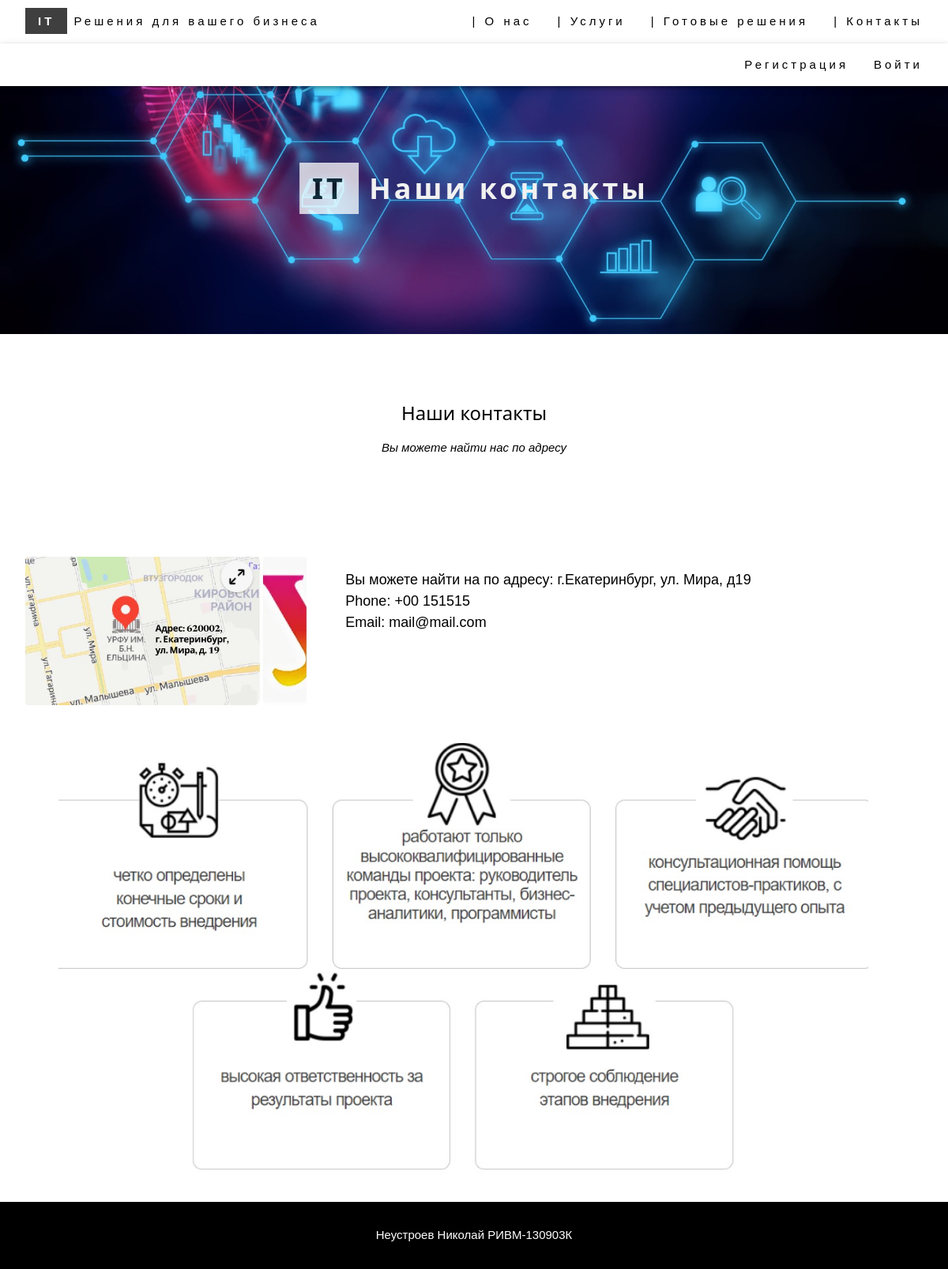
Page /contact/ on the committed database.
### menu/models.py (models this page shows, shortened)
class MenuItem(models.Model):
    menu = models.ForeignKey(
        Menu,
        verbose_name=_(u'Name'),
        on_delete=models.CASCADE,
        )
    order = models.IntegerField(
        _(u'Order'),
        default=500
        )
    link_url = models.CharField(
        _(u'Link URL'),
        max_length=100,
        help_text=_(u'URL or URI to the content, eg /about/ or http://foo.com/')
        )
    title = models.CharField(
        _(u'Title'),
        max_length=100
        )
    login_required = models.BooleanField(
        _(u'Login required'),
        blank=True,
        default=False,
        help_text=_(u'Should this item only be shown to authenticated users?')
        )
    anonymous_only = models.BooleanField(
        _(u'Anonymous only'),
        blank=True,
        default=False,
        help_text=_(u'Should this item only be shown to non-logged-in users?')
        )
    class Meta:
        verbose_name = _(u'menu item')
        verbose_name_plural = _(u'menu items')

### ITapp/models.py (models this page shows, shortened)
class AboutCompany(models.Model):
    description = models.TextField("О компании")
    image = models.ImageField("Банер", upload_to="img/")
    contacts = models.TextField("Наши контакты")
    mapimg = models.ImageField("Карта", upload_to="img/")
    class Meta:
        verbose_name = "О компании"
        verbose_name_plural = "О компании"

### ITapp/views.py (the view)
# urls.py: path('contact/', views.contact),
def contact(request):
    our_info = AboutCompany.objects.all()
    return render(request, "contact.html", {"info": our_info})

### menu/templatetags/menubuilder.py (called while the page is built)
    def render(self, context):
        try:
            current_path = context['request'].path
            user = context['request'].user
        except KeyError:
            current_path = None
            user = None
        context['menuitems'] = get_items(self.menu_name, current_path, user)
        return ''

### templates/contact.html (shortened to what this page needs)
{% include "title.html" %}
{% load static %}
  <header class="w3-display-container w3-content w3-wide" style="max-width:1500px;" id="home">
    <img class="w3-image" src="{% static 'img/titleImg2.jpg' %}" alt="IT решения" width="1500" height="200">
    <div class="w3-display-middle w3-margin-top w3-center">
      <h1 class="w3-xxlarge w3-text-white">
        <span class="w3-padding w3-white w3-opacity-min"><b>IT</b></span>
        <span class="w3-hide-small w3-text-light-grey"><b>Наши контакты</b></span>
      </h1>
    </div>
  </header>
<div class="w3-content w3-padding" style="max-width:1564px">
    <div class="w3-content w3-container w3-padding-64">
        <h3 class="w3-center">Наши контакты</h3>
        <p class="w3-center"><em>Вы можете найти нас по адресу</em></p>
    </div>
    {% for ourcontact in info %}
    <div class="w3-row w3-padding-32 w3-section">
        <div class="w3-col m4 w3-container">
          <img src="/media/{{ ourcontact.mapimg }}" class="w3-image w3-round" style="width:100%">
        </div>
        <div class="w3-col m8 w3-panel">
          <div class="w3-large w3-margin-bottom">
             {{ ourcontact.contacts }}<br>
             Phone: +00 151515<br>
             Email: mail@mail.com<br>
          </div>
        </div>
    </div>
    {% endfor %}
{% include "footer.html" %}

### templates/menu.html (shortened to what this page needs)
            {% load menubuilder %}
        {% load menubuilder %}
        <div class="w3-right w3-hide-small">
            {% for item in menuitems %}
                 <a href="{{ item.url }}" class="w3-bar-item w3-button" title="{{ item.title|escape }}">|  {{ item.title }}</a>
            {% endfor %}
        </div>

### static/css/w3_style.css (style rules this page uses)
html { box-sizing:border-box }
*,*:before,*:after { box-sizing:inherit }
html { -ms-text-size-adjust:100%;-webkit-text-size-adjust:100% }
body { margin:0 }
article,aside,details,figcaption,figure,footer,header,main,menu,nav,section { display:block }
a { background-color:transparent }
b,strong { font-weight:bolder }
img { border-style:none }
html,body { font-family:Verdana,sans-serif;font-size:15px;line-height:1.5 }
html { overflow-x:hidden }
h1 { font-size:36px }
h3 { font-size:24px }
h1,h2,h3,h4,h5,h6 { font-family:"Segoe UI",Arial,sans-serif;font-weight:400;margin:10px 0 }
.w3-wide { letter-spacing:4px }
.w3-image { max-width:100%;height:auto }
img { vertical-align:middle }
a { color:inherit }
.w3-btn,.w3-button { border:none;display:inline-block;padding:8px 16px;vertical-align:middle;overflow:hidden;text-decoration:none;color:inherit;background-color:inherit;text-align:center;cursor:pointer;white-space:nowrap }
.w3-btn,.w3-button { -webkit-touch-callout:none;-webkit-user-select:none;-khtml-user-select:none;-moz-user-select:none;-ms-user-select:none;user-select:none }
.w3-tooltip,.w3-display-container { position:relative }
.w3-bar .w3-bar-item { padding:8px 16px;float:left;width:auto;border:none;display:block;outline:0 }
.w3-bar .w3-button { white-space:normal }
.w3-container:after,.w3-container:before,.w3-panel:after,.w3-panel:before,.w3-row:after,.w3-row:before,.w3-row-padding:after,.w3-row-padding:before, .w3-cell-row:before,.w3-cell-row:after,.w3-clear:after,.w3-clear:before,.w3-bar:before,.w3-bar:after { content:"";display:table;clear:both }
.w3-col,.w3-half,.w3-third,.w3-twothird,.w3-threequarter,.w3-quarter { float:left;width:100% }
@media (min-width:601px) { .w3-col.m4,.w3-third { width:33.33333% } }
@media (min-width:601px) { .w3-col.m8,.w3-twothird { width:66.66666% } }
.w3-content,.w3-auto { margin-left:auto;margin-right:auto }
.w3-content { max-width:980px }
.w3-display-middle { position:absolute;top:50%;left:50%;transform:translate(-50%,-50%);-ms-transform:translate(-50%,-50%) }
.w3-round,.w3-round-medium { border-radius:4px }
.w3-container,.w3-panel { padding:0.01em 16px }
.w3-panel { margin-top:16px;margin-bottom:16px }
.w3-opacity-min { opacity:0.75 }
.w3-large { font-size:18px!important }
.w3-xxlarge { font-size:36px!important }
.w3-center { text-align:center!important }
.w3-section,.w3-code { margin-top:16px!important;margin-bottom:16px!important }
.w3-margin-top { margin-top:16px!important }
.w3-margin-bottom { margin-bottom:16px!important }
.w3-padding { padding:8px 16px!important }
.w3-padding-32 { padding-top:32px!important;padding-bottom:32px!important }
.w3-padding-64 { padding-top:64px!important;padding-bottom:64px!important }
.w3-right { float:right!important }
.w3-white,.w3-hover-white:hover { color:#000!important;background-color:#fff!important }
.w3-text-white,.w3-hover-text-white:hover { color:#fff!important }
.w3-text-light-grey,.w3-hover-text-light-grey:hover,.w3-text-light-gray,.w3-hover-text-light-gray:hover { color:#f1f1f1!important }

### rows in the picture
MenuItem: title "О нас"
MenuItem: title "Услуги"
MenuItem: title "Готовые решения"
MenuItem: title "Контакты"
AboutCompany: mapimg (picture), contacts "Вы можете найти на по адресу: г.Екатеринбург, ул. Мира, д19"
